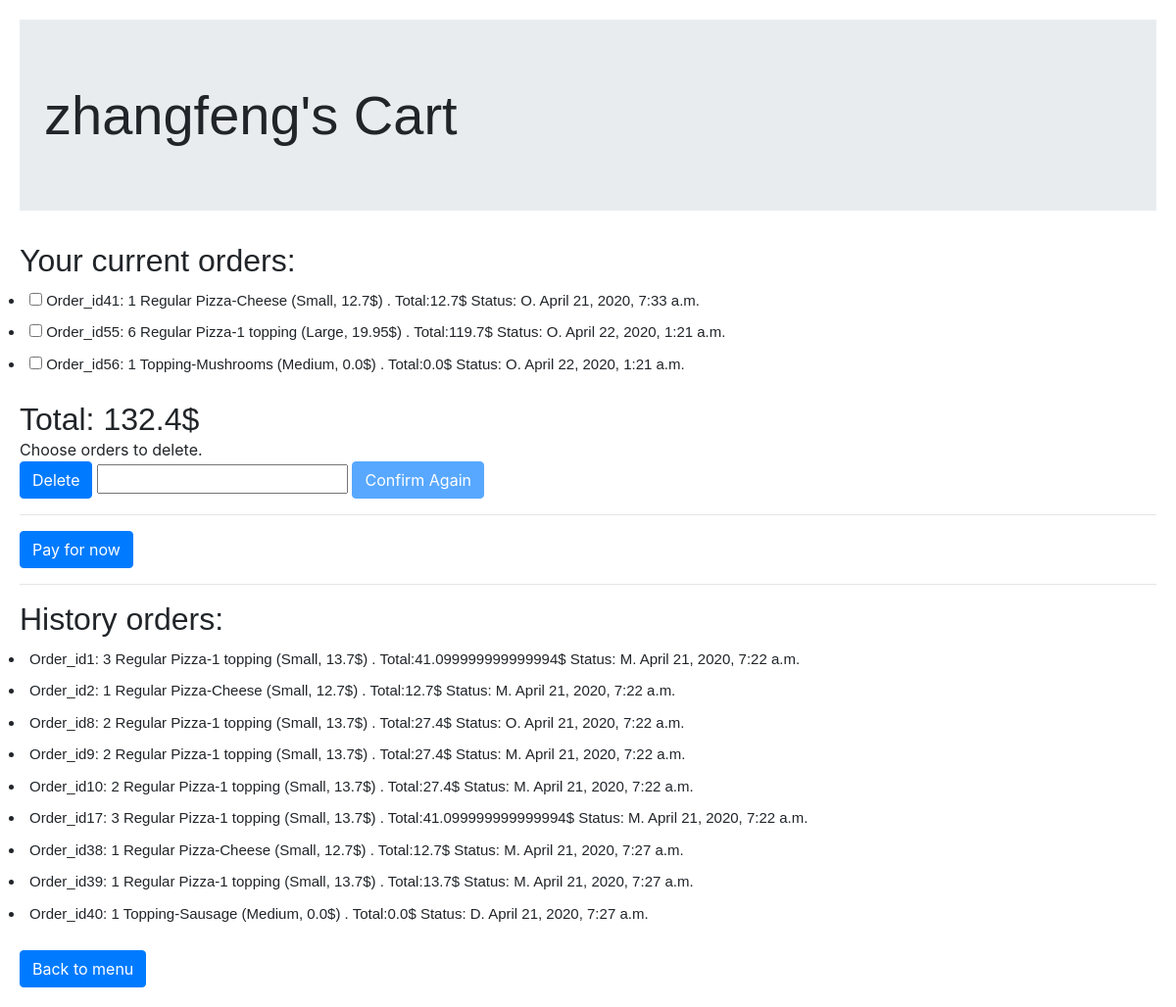
The page /order/cart (signed in) on the database its author committed.
### orders/models.py (models this page shows, shortened)
class Order(models.Model):
    STATUS = (
        ('O', 'Ordered'),
        ('M', 'Making'),
        ('D', 'Delivering'),
        ('C', 'Completed'),
    )
    user  = models.ForeignKey(User, on_delete=models.CASCADE, related_name="hasorders")
    food = models.ForeignKey(Food, on_delete=models.CASCADE, related_name="inorders")
    number = models.IntegerField()
    total = models.FloatField()
    status = models.CharField(max_length=1, choices=STATUS, default='O')
    is_paid = models.BooleanField(default=False)
    date = models.DateTimeField(auto_now_add=True)

class Food(models.Model):
    SIZES = (
        ('S', 'Small'),
        ('M', 'Medium'),
        ('L', 'Large'),
    )
    name = models.CharField(max_length=64)
    size = models.CharField(max_length=1, choices=SIZES)
    price = models.FloatField()
    type = models.ForeignKey(Type, on_delete=models.CASCADE, related_name="foods")
    def __str__(self):
        typename = Type.objects.get(pk=self.type.id)
        return f"{typename}-{self.name} ({self.get_size_display()}, {self.price}$) "

class Type(models.Model):
    name = models.CharField(max_length=64)
    def __str__(self):
        return f" {self.name}"

### orders/views.py (the view)
# urls.py: path("cart", views.cart, name="cart"),
def cart(request):
    user = request.user
    currentOrders = user.hasorders.filter(is_paid=False)
    historyOrders = user.hasorders.exclude(is_paid=False)
    total = 0
    for order in currentOrders:
        total += order.total
    total = float('%.2f' % total)
    context = {
        "user": user,
        "currentOrders": currentOrders,
        "historyOrders": historyOrders,
        "total": total
    }
    return render(request, "orders/cart.html", context)

### orders/templates/orders/cart.html (shortened to what this page needs)
{% load static %}
<!DOCTYPE html>
<html>
    <head>
        <link rel="stylesheet" href="https://maxcdn.bootstrapcdn.com/bootstrap/4.0.0/css/bootstrap.min.css">
        <link rel="stylesheet" href="{% static 'orders/food.css' %}">
    </head>
    <body>
        <div class="jumbotron jumbotron-fluid">
          <div class="container">
            <h1 class="display-4">{{ user.username }}'s Cart </h1>
          </div>
        </div>
        <h2>Your current orders:</h2>
        <form class="" action="{% url 'delete' %}" method="post">
          <ul>
              {% for order in currentOrders %}
                  <li>
                    <input type="checkbox" name="order" value="{{ order.id }}">
                     Order_id{{ order.id }}:  {{ order.number }}  {{ order.food }}.
                     Total:{{ order.total }}$
                     Status: {{ order.status }}.  {{ order.date }}
                  </li>
              {% empty %}
                  <li>No orders.</li>
              {% endfor %}
          </ul>
          <h2>Total: {{ total }}$</h2>
          <div class="">
            <div id="status">Choose orders to delete.</div>
            <input type="button" onclick="createOrder()" value="Delete" class="btn btn-primary">
            <input type="text" id="option" name="option">
            <input type="submit" id ="submit" class="btn btn-primary" value="Confirm Again"  disabled>
          </div>
        </form>
        <hr>
        <a href="{% url 'checkout' %}" class="btn btn-primary">Pay for now</a>
        <hr>
        <h2>History orders:</h2>
        <ul>
            {% for order in historyOrders %}
              <li>
                 Order_id{{ order.id }}:  {{ order.number }}  {{ order.food }}.
                 Total:{{ order.total }}$
                 Status: {{ order.status }}.  {{ order.date }}
              </li>
            {% empty %}
              <li>No orders.</li>
            {% endfor %}
        </ul>
        <a href="{% url 'index'%}" class="btn btn-primary">Back to menu</a>
    </body>
</html>

### orders/static/orders/food.css (style rules this page uses)
h1,h2 { font-family: Verdana,Arial,Helvetica,sans-serif; margin: 0; }
ul,li { font-family: Verdana,Arial,Helvetica,sans-serif; padding: 5px; font-size: 15px }
body { padding: 20px; }

### rows shown on the page
Order: id "41", number "1", food "Regular Pizza-Cheese (Small, 12.7$)", total "12.7", status "O", date "April 21, 2020, 7:33 a.m."
Order: id "55", number "6", food "Regular Pizza-1 topping (Large, 19.95$)", total "119.7", status "O", date "April 22, 2020, 1:21 a.m."
Order: id "56", number "1", food "Topping-Mushrooms (Medium, 0.0$)", total "0.0", status "O", date "April 22, 2020, 1:21 a.m."
Order: id "1", number "3", food "Regular Pizza-1 topping (Small, 13.7$)", total "41.099999999999994", status "M", date "April 21, 2020, 7:22 a.m."
Order: id "2", number "1", food "Regular Pizza-Cheese (Small, 12.7$)", total "12.7", status "M", date "April 21, 2020, 7:22 a.m."
Order: id "8", number "2", food "Regular Pizza-1 topping (Small, 13.7$)", total "27.4", status "O", date "April 21, 2020, 7:22 a.m."
Order: id "9", number "2", food "Regular Pizza-1 topping (Small, 13.7$)", total "27.4", status "M", date "April 21, 2020, 7:22 a.m."
Order: id "10", number "2", food "Regular Pizza-1 topping (Small, 13.7$)", total "27.4", status "M", date "April 21, 2020, 7:22 a.m."
Order: id "17", number "3", food "Regular Pizza-1 topping (Small, 13.7$)", total "41.099999999999994", status "M", date "April 21, 2020, 7:22 a.m."
Order: id "38", number "1", food "Regular Pizza-Cheese (Small, 12.7$)", total "12.7", status "M", date "April 21, 2020, 7:27 a.m."
Order: id "39", number "1", food "Regular Pizza-1 topping (Small, 13.7$)", total "13.7", status "M", date "April 21, 2020, 7:27 a.m."
Order: id "40", number "1", food "Topping-Sausage (Medium, 0.0$)", total "0.0", status "D", date "April 21, 2020, 7:27 a.m."

### other values the page prints
{{ user.username }} "zhangfeng"
{{ total }} "132.4"
